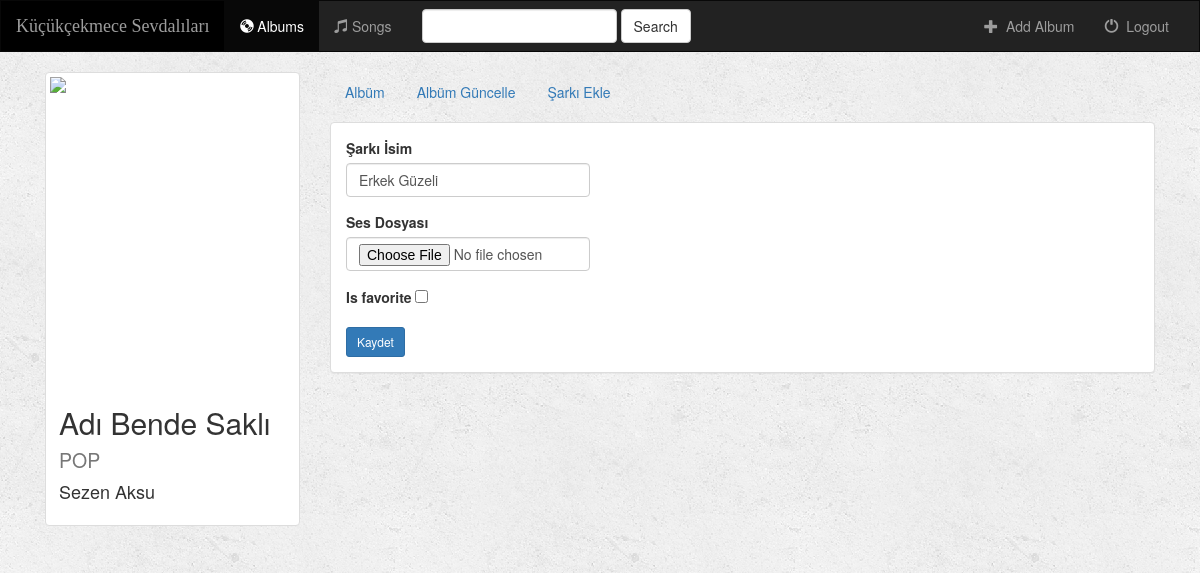
The page /album/adi-bende-sakli/song-update/4/ on the database as committed earlier.
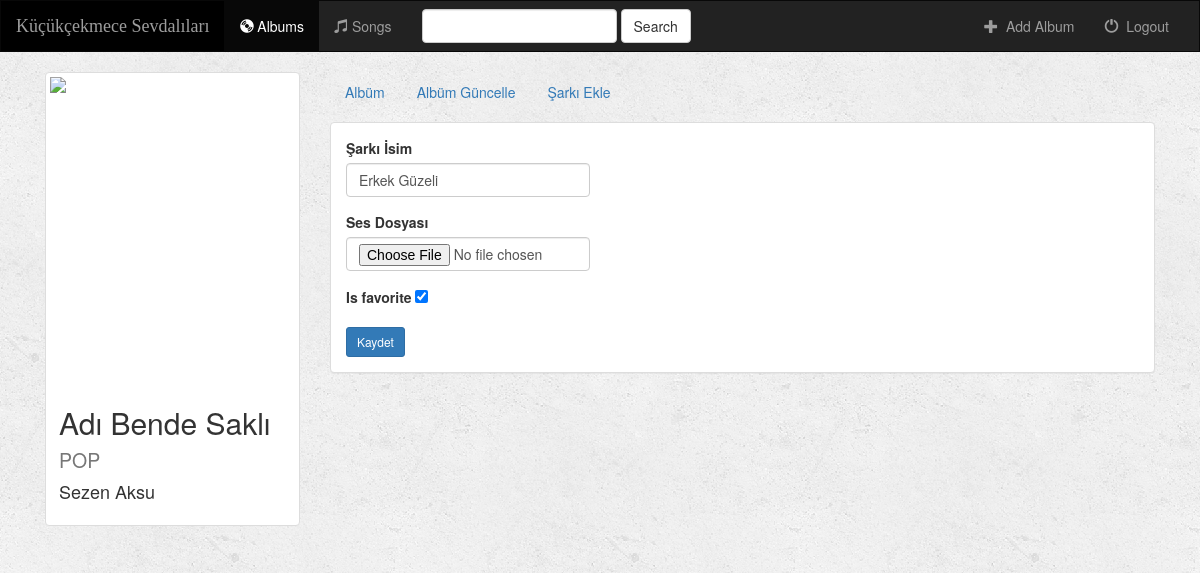
The same page on the database as committed later.
### album/models.py (models this page shows, shortened)
class Sarki(models.Model):
    album = models.ForeignKey(Album, null=True)
    sarki_isim = models.CharField(max_length=50, blank=False, null=True, verbose_name='Şarkı İsim')
    is_favorite = models.BooleanField(default=False)
    ses_dosyasi = models.FileField(upload_to='music', null=True, blank=False, verbose_name='Ses Dosyası')
    class Meta:
        verbose_name_plural = 'Şarkılar'

### album/views.py (the view)
# urls.py: url(r'^(?P<slug>[\w-]+)/song-update/(?P<pk>[0-9]+)/$', view=song_update, name='song-update')
def song_update(request, slug, pk):
    album = Album.objects.get(slug=slug)
    song = album.sarki_set.get(pk=pk)
    form = SongAddForm(instance=song, data=request.POST or None, files=request.FILES or None)
    if form.is_valid():
        form.save(commit=True)
        messages.success(request, 'Tebrikler Şarkınız Başarıyla Güncellendi.', extra_tags='success')
        return HttpResponseRedirect(reverse('album-detail', kwargs={'slug': album.slug}))
    context = {'album': album, 'form': form}
    return render(request, 'album/songs/update_song.html', context=context)

### album/forms.py (shortened to what this page needs)
class SongAddForm(forms.ModelForm):
    class Meta:
        model = Sarki
        fields = ['sarki_isim', 'ses_dosyasi', 'is_favorite']
    def __init__(self, *args, **kwargs):
        super(SongAddForm, self).__init__(*args, **kwargs)
        for field in self.fields:
            if field != 'is_favorite':
                self.fields[field].widget.attrs = {'class': 'form-control'}
        if self.instance:
            self.fields['ses_dosyasi'].required = False

### album/models.py (called while the page is built)
    def get_album_photo(self):
        if self.album_logo:
            return self.album_logo.url
        return '/static/img/defult.jpg'

### templates/album/songs/update_song.html (shortened to what this page needs)
{% extends 'album/album_detail_base.html' %}
{% load static %}
{% block detay_icerik %}
    <form method="post" enctype="multipart/form-data" action="{% url 'song-update' album.slug form.instance.pk %}">
        {% for field in form %}
            <div class="row">
                <div class="col-lg-4">
                    <div class="form-group">
                        <label class="control-label">
                            {{ field.label }}
                        </label>
                        {{ field }}
                    </div>
                </div>
            </div>
        {% endfor %}
        <div class="row">
            <div class="col-lg-4">
                <input type="submit" value="Kaydet" class="btn btn-primary btn-sm">
            </div>
        </div>
    </form>
{% endblock %}

Rows that differ between the two databases and show on the page:
changed Sarki "Erkek Güzeli": is_favorite "☐" → "☑"
